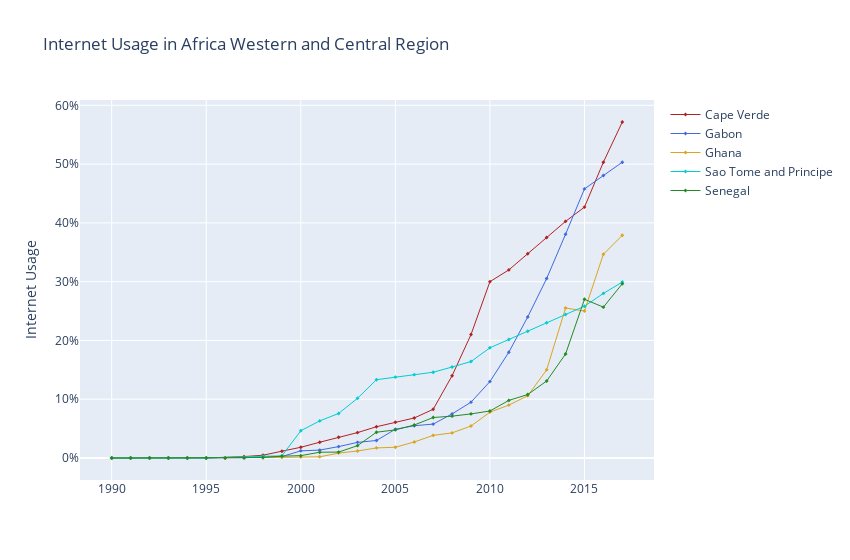

The cell this chart's notebook holds for it:
### Code cell
# list of top 5 Africa Western and Central Region countries with high internet use
lst2 = list(top5_AfricaWestern_andCentral.entity)
# Filtering table for countries in the list above
five_group2 = all_table[all_table['entity'].isin(lst2)]
# pivot table with countries as variables
five_group2 = five_group2.pivot_table('internet_usage', 'year', 'entity')

# Plotting 
# Function to make a line plot 
def add_region(region, color):
    fig.add_trace(go.Scatter(x=five_group2.index, y=five_group2[region],
                             mode="lines+markers",
                             marker= dict(
                                 symbol="diamond", size=3
                             ),
                            name=region, connectgaps=True, 
                            line=dict(color=color, width=1)))
# Use function to make line plot for each country
fig = go.Figure()
add_region('Cape Verde', 'firebrick')
add_region('Gabon', 'royalblue')
add_region('Ghana', 'goldenrod')
add_region('Sao Tome and Principe', 'darkturquoise')
add_region('Senegal', 'forestgreen')
fig.update_layout(title='Internet Usage in Africa Western and Central Region', width=850,
                  yaxis_title = 'Internet Usage',
                  yaxis = dict(
                      tickvals = [0, 10, 20, 30, 40, 50, 60],
                      ticktext = ['0%', '10%', '20%', '30%', '40%', '50%', '60%']
                  )
                  )

### Figure 1 — Plotly figure (JSON) as saved in the notebook; plotly's stock layout.template omitted (floating-point values rounded to 4 significant figures)
{"data": [{"connectgaps": true, "line": {"color": "firebrick", "width": 1}, "marker": {"size": 3, "symbol": "diamond"}, "mode": "lines+markers", "name": "Cape Verde", "type": "scatter", "x": [1990, 1991, 1992, 1993, 1994, 1995, 1996, 1997, 1998, 1999, 2000, 2001, 2002, 2003, 2004, 2005, 2006, 2007, 2008, 2009, 2010, 2011, 2012, 2013, 2014, 2015, 2016, 2017], "y": [0, 0, 0, 0, 0, 0, null, 0.241, 0.4727, 1.16, 1.822, 2.685, 3.519, 4.325, 5.319, 6.074, 6.809, 8.283, 14, 21, 30, 32, 34.74, 37.5, 40.26, 42.68, 50.32, 57.16]}, {"connectgaps": true, "line": {"color": "royalblue", "width": 1}, "marker": {"size": 3, "symbol": "diamond"}, "mode": "lines+markers", "name": "Gabon", "type": "scatter", "x": [1990, 1991, 1992, 1993, 1994, 1995, 1996, 1997, 1998, 1999, 2000, 2001, 2002, 2003, 2004, 2005, 2006, 2007, 2008, 2009, 2010, 2011, 2012, 2013, 2014, 2015, 2016, 2017], "y": [0, 0, 0, 0, 0, 0, 0, 0.048, 0.1701, 0.249, 1.216, 1.348, 1.94, 2.66, 2.979, 4.893, 5.489, 5.767, 7.5, 9.5, 13, 18, 24, 30.54, 38.07, 45.78, 48.05, 50.32]}, {"connectgaps": true, "line": {"color": "goldenrod", "width": 1}, "marker": {"size": 3, "symbol": "diamond"}, "mode": "lines+markers", "name": "Ghana", "type": "scatter", "x": [1990, 1991, 1992, 1993, 1994, 1995, 1996, 1997, 1998, 1999, 2000, 2001, 2002, 2003, 2004, 2005, 2006, 2007, 2008, 2009, 2010, 2011, 2012, 2013, 2014, 2015, 2016, 2017], "y": [0, 0, 0, 0, 0, 0.0003479, 0.005649, 0.02754, 0.03224, 0.1049, 0.1536, 0.2, 0.8303, 1.193, 1.717, 1.831, 2.723, 3.85, 4.27, 5.44, 7.8, 9, 10.6, 15, 25.52, 25, 34.67, 37.88]}, {"connectgaps": true, "line": {"color": "darkturquoise", "width": 1}, "marker": {"size": 3, "symbol": "diamond"}, "mode": "lines+markers", "name": "Sao Tome and Principe", "type": "scatter", "x": [1990, 1991, 1992, 1993, 1994, 1995, 1996, 1997, 1998, 1999, 2000, 2001, 2002, 2003, 2004, 2005, 2006, 2007, 2008, 2009, 2010, 2011, 2012, 2013, 2014, 2015, 2016, 2017], "y": [0, 0, 0, 0, 0, 0, null, null, 0.2958, 0.3632, 4.639, 6.311, 7.581, 10.16, 13.32, 13.76, 14.18, 14.59, 15.48, 16.41, 18.75, 20.16, 21.57, 23, 24.41, 25.82, 28, 29.93]}, {"connectgaps": true, "line": {"color": "forestgreen", "width": 1}, "marker": {"size": 3, "symbol": "diamond"}, "mode": "lines+markers", "name": "Senegal", "type": "scatter", "x": [1990, 1991, 1992, 1993, 1994, 1995, 1996, 1997, 1998, 1999, 2000, 2001, 2002, 2003, 2004, 2005, 2006, 2007, 2008, 2009, 2010, 2011, 2012, 2013, 2014, 2015, 2016, 2017], "y": [0, 0, 0, 0, 0, 0.0006928, 0.01124, 0.02735, 0.07987, 0.3111, 0.404, 0.9838, 1.006, 2.101, 4.386, 4.787, 5.612, 6.89, 7.12, 7.5, 8, 9.8, 10.8, 13.1, 17.7, 27, 25.66, 29.64]}], "layout": {"title": {"text": "Internet Usage in Africa Western and Central Region"}, "width": 850, "yaxis": {"ticktext": ["0%", "10%", "20%", "30%", "40%", "50%", "60%"], "tickvals": [0, 10, 20, 30, 40, 50, 60], "title": {"text": "Internet Usage"}}}}
